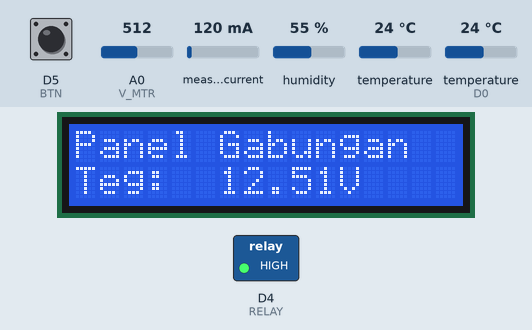
This sketch was run on a simulated ESP8266 (NodeMCU). Parts: 16×2 character LCD, switched loads named in the sketch (green lamp = pin HIGH). The inputs (shaded band) are chosen by the test bench; at power-on: D5 (BTN) HIGH, A0 (V_MTR) = 512, measured current 120 mA, humidity 55 %, temperature 24 °C, temperature (sensor on D0) 24 °C. WiFi joins after 1.5 s; servers stay silent unless stated; uploads are accepted with an empty reply; what the sketch prints to the serial monitor is not drawn.

Above: at 3.0 s.
3.1 s: D5 (BTN) pulled LOW for 1 s
At 4.0 s:
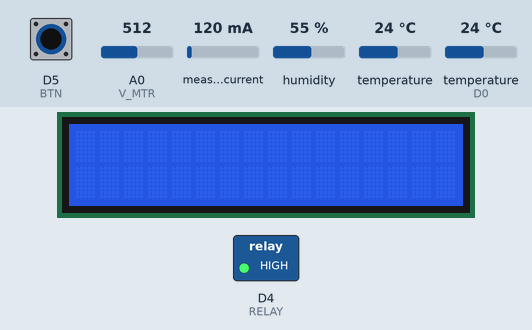
8.1 s: D5 (BTN) pulled LOW for 0.3 s
At 9.7 s:
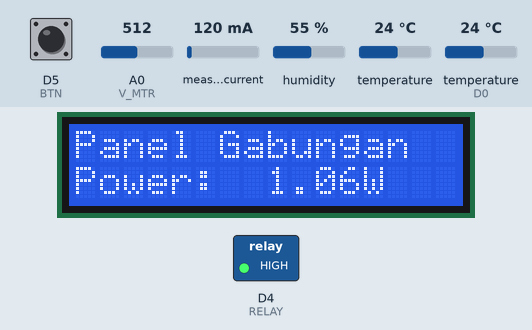
12.9 s: D5 (BTN) pulled LOW for 0.3 s
At 14.7 s:
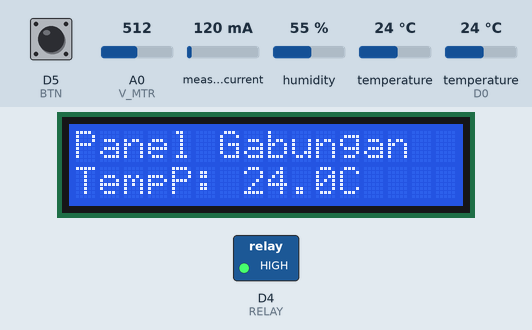
15.4 s: D5 (BTN) pulled LOW for 3.2 s
At 17.1 s:
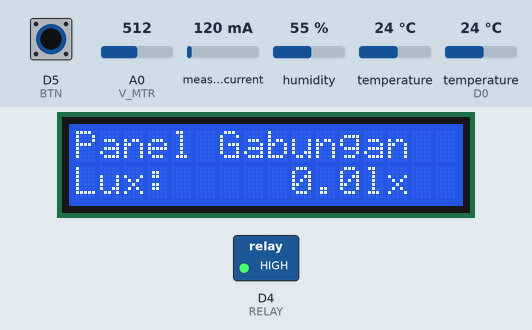
20.1 s: D5 (BTN) pulled LOW for 0.3 s
At 22.1 s:
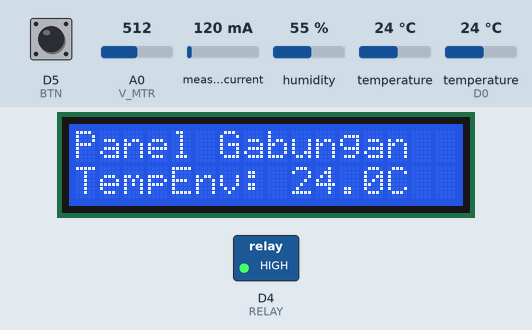
22.6 s: D5 (BTN) pulled LOW for 1 s
At 24.4 s:
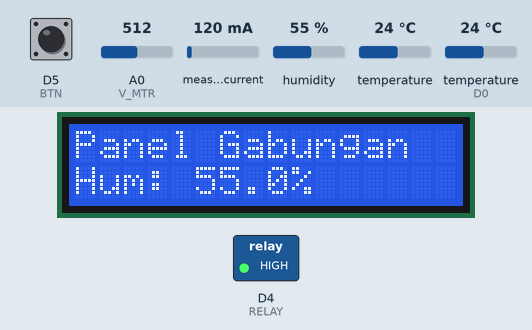
Timing chart, 0 to 25.9 s (numbered marks = the images above; inputs shaded):
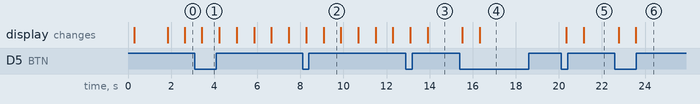

The sketch:

panel_esp8266.ino
```cpp
#include <stdio.h>
#include <stdlib.h>
#include <math.h>

#include <OneWire.h>
#include <DallasTemperature.h>
#include <LiquidCrystal_I2C.h>
#include <Adafruit_INA219.h>
#include <BH1750.h>
#include <DHT.h>

#include <ESP8266WiFi.h>
#include <ESP8266HTTPClient.h>
#include <WiFiClientSecureBearSSL.h>
#include <ArduinoJson.h>
#include <ESP8266WebServer.h>

#define V_MTR         A0
#define TEMP_PIN      D0
#define DHT_PIN       D3
#define RELAY         D4
#define BTN           D5

#define DHTTYPE       DHT22

#define UPPER_TEMP    46
#define LOWER_TEMP    41

#define R             10
#define Q             0.4

#define WIFI_SSID     "PanelBismillah"
#define WIFI_PASS     "bismillah"

const char* URL_VIRA =
"https://script.google.com/macros/s/AKfycbyVjr44kB2X8aRnKXSnZ-eKELAHoRh1UUMpRyH1OFGHpO_VkiGQ5jV94r5YLvUIysv_WQ/exec";

const char* URL_HARLIN =
"https://script.google.com/macros/s/AKfycbyYPdy1E8q-22umrS73s6uS5IKBeqwmqod1KXeX3SHQrDhxWv65l-f0rcpTj6oMrzkRKQ/exec";

unsigned long lastSend = 0;
#define SEND_INTERVAL 60000

IPAddress localIP(192, 168, 43, 50);
IPAddress gateway(192, 168, 43, 1);
IPAddress subnet(255, 255, 255, 0);

IPAddress dns1(8, 8, 8, 8);
IPAddress dns2(8, 8, 4, 4);

ESP8266WebServer server(80);

OneWire oneWire(TEMP_PIN);
DallasTemperature temp_sensor(&oneWire);
LiquidCrystal_I2C lcd(0x27, 16, 2);
DHT DHT22_sensor(DHT_PIN, DHTTYPE);
Adafruit_INA219 INA_1(0x40);

DeviceAddress dev_addr;

typedef struct Panel {
  float tegangan;
  float arus;
  float daya;
  float suhu_panel;
} panel;

panel panel_sendiri;

char buff[16];
char num[8];

uint8_t temp6[8] = {0x28, 0x6B, 0x79, 0xB9, 0x00, 0x00, 0x00, 0xB9};

float Xt_c1[3] = {0};
float Pt_c1[3] = {0};
float Kt_c1;

float lux = 0;
float env_temp, hum;

bool rly_state = 0;
bool btn[2] = {1, 0};
int8_t d_btn;

unsigned long t[2] = {0};

uint8_t state_panel = 0;

void connectWiFi() {
  if(!WiFi.config(localIP, gateway, subnet, dns1, dns2)) {
    Serial.println("Failed to configure static IP");
  }

  WiFi.mode(WIFI_STA);
  WiFi.begin(WIFI_SSID, WIFI_PASS);

  Serial.print("Connecting WiFi");
  lcd.setCursor(0, 0);
  lcd.print("Connecting WiFi");

  while (WiFi.status() != WL_CONNECTED) {
    delay(500);
    Serial.print(".");
  }

  Serial.println("\n✅ WiFi connected");
  lcd.setCursor(0, 0);
  lcd.print("Wifi Connected ");

  server.on("/data", handleData);
  server.begin();
  Serial.println("HTTP server started");

  lcd.setCursor(0, 0);
  lcd.print("HTTP server");
  lcd.setCursor(0, 1);
  lcd.print("started");
}

float read_voltage(float val) {
  return 1.71799432e-06 * (val * val * val) - 1.63616114e-04 * (val * val) +  2.50498137e-01 * val - 1.18494463e-01;
}

float read_temp(DeviceAddress deviceaddress) {
  float tempC = temp_sensor.getTempC(deviceaddress);
  return tempC;
}

void kalman(float input, float *Xt, float *Pt, float &Kt, float dt) {
  Xt[2] = Xt[0];
  Pt[2] = Pt[0] + Q * dt;
  Kt = Pt[2] / (Pt[2] + R);

  Xt[1] = Xt[2] + (Kt * (input - Xt[2]));
  Pt[1] = (1 - Kt) * Pt[2];

  Xt[0] = Xt[1];
  Pt[0] = Pt[1];
}

void render_voltage(float val) {
  lcd.setCursor(0, 1);
  dtostrf(val, 6, 2, num);
  sprintf(buff, "Teg: %sV", num);
  lcd.print(buff);
}

void render_current(float val) {
  lcd.setCursor(0, 1);
  dtostrf(val, 7, 1, num);
  sprintf(buff, "Arus: %smA", num);
  lcd.print(buff);
}

void render_power(float val) {
  lcd.setCursor(0, 1);
  dtostrf(val, 5, 2, num);
  sprintf(buff, "Power: %sW", num);
  lcd.print(buff);
}

void render_temp(float val) {
  lcd.setCursor(0, 1);
  dtostrf(val, 4, 1, num);
  sprintf(buff, "TempP: %sC", num);
  lcd.print(buff);
}

void render_lux(float val) {
  lcd.setCursor(0, 1);
  dtostrf(val, 7, 1, num);
  sprintf(buff, "Lux: %slx", num);
  lcd.print(buff);
}

void render_temp_env(float val) {
  lcd.setCursor(0, 1);
  dtostrf(val, 4, 1, num);
  sprintf(buff, "TempEnv: %sC", num);
  lcd.print(buff);
}

void render_hum(float val) {
  lcd.setCursor(0, 1);
  dtostrf(val, 4, 1, num);
  sprintf(buff, "Hum: %s%%", num);
  lcd.print(buff);
}

void render_wifi() {
  lcd.setCursor(0, 1);
  if(WiFi.status() == WL_CONNECTED) {
    long rssi = WiFi.RSSI();
    sprintf(buff, "%5d dBm", (int)rssi);
    lcd.print(buff);
  } else {
    lcd.print("WiFi lost");
  }
}

void menu() {
  switch(state_panel) {
    case 0:
      lcd.setCursor(0, 0);
      lcd.print("Panel Gabungan");
      render_voltage(panel_sendiri.tegangan);
      if(d_btn < 0) {
        state_panel++;
        lcd.clear();
      }
      break;
    case 1:
      lcd.setCursor(0, 0);
      lcd.print("Panel Gabungan");
      render_current(panel_sendiri.arus);
      if(d_btn < 0) {
        state_panel++;
        lcd.clear();
      }
      break;
    case 2:
      lcd.setCursor(0, 0);
      lcd.print("Panel Gabungan");
      render_power(panel_sendiri.daya);
      if(d_btn < 0) {
        state_panel++;
        lcd.clear();
      }
      break;
    case 3:
      lcd.setCursor(0, 0);
      lcd.print("Panel Gabungan");
      render_temp(panel_sendiri.suhu_panel);
      if(d_btn < 0) {
        state_panel++;
        lcd.clear();
      }
      break;
    case 4:
      lcd.setCursor(0, 0);
      lcd.print("Panel Gabungan");
      render_lux(lux);
      if(d_btn < 0) {
        state_panel++;
        lcd.clear();
      }
      break;
    case 5:
      lcd.setCursor(0, 0);
      lcd.print("Panel Gabungan");
      render_temp_env(env_temp);
      if(d_btn < 0) {
        state_panel++;
        lcd.clear();
      }
      break;
    case 6:
      lcd.setCursor(0, 0);
      lcd.print("Panel Gabungan");
      render_hum(hum);
      if(d_btn < 0) {
        state_panel++;
        lcd.clear();
      }
      break;
    case 7:
      lcd.setCursor(0, 0);
      lcd.print("WiFi Strength");
      render_wifi();
      if(d_btn < 0) {
        state_panel = 0;
        lcd.clear();
      }
      break;
  }
}

void sendToSheet(const char* url, const char* sheetName) {
  if (WiFi.status() != WL_CONNECTED) return;

  std::unique_ptr<BearSSL::WiFiClientSecure> client(new BearSSL::WiFiClientSecure);
  client->setInsecure();

  HTTPClient http;
  http.setTimeout(10000);
  http.begin(*client, url);
  http.addHeader("Content-Type", "application/json");

  StaticJsonDocument<512> doc;

  doc["sheet"]        = sheetName;
  doc["radiasi"]      = lux;
  doc["suhu"]         = env_temp;
  doc["kelembaban"]   = hum;
  doc["status"]       = rly_state ? "Aktif" : "Non-Aktif";

  doc["rf_suhu"]      = panel_sendiri.suhu_panel;
  doc["rf_arus"]      = panel_sendiri.arus / 1000.0;
  doc["rf_tegangan"]  = panel_sendiri.tegangan;
  doc["rf_pout"]      = panel_sendiri.daya;

  String payload;
  serializeJson(doc, payload);

  int code = http.POST(payload);

  Serial.println("📤 " + String(sheetName));
  Serial.println(payload);
  Serial.print("HTTP: ");
  Serial.println(code);

  http.end();
}

void handleData() {
  if(server.hasArg("value")) {
    String value = server.arg("value");
    lux = value.toFloat();
    Serial.println("Received from ESP32: " + value);
    server.send(200, "text/plain", "OK");
  } else {
    server.send(400, "text/plain", "No value");
  }
}

void setup() {
  pinMode(V_MTR, INPUT);
  pinMode(BTN, INPUT_PULLUP);
  pinMode(RELAY, OUTPUT);

  digitalWrite(RELAY, HIGH);

  INA_1.begin();
  temp_sensor.begin();
  DHT22_sensor.begin();

  lcd.init();
  lcd.backlight();

  Serial.begin(115200);
  delay(200);

  connectWiFi();
  lcd.clear();
}

void loop() {
  server.handleClient();

  t[1] = millis();
  float dt = ((float)t[1] - (float)t[0]) / 1000.0;

  temp_sensor.requestTemperatures();

  kalman(INA_1.getCurrent_mA(), Xt_c1, Pt_c1, Kt_c1, dt);

  panel_sendiri.tegangan    = read_voltage(analogRead(V_MTR) / 10.0);
  panel_sendiri.arus        = max(Xt_c1[1], 0.0f);
  panel_sendiri.daya        = panel_sendiri.tegangan * (panel_sendiri.arus / 1000.0);
  panel_sendiri.suhu_panel  = read_temp(temp6);

  env_temp = DHT22_sensor.readTemperature();
  hum = DHT22_sensor.readHumidity();

  if(panel_sendiri.suhu_panel >= UPPER_TEMP) {
    rly_state = 1;
  } else if(panel_sendiri.suhu_panel < LOWER_TEMP) {
    rly_state = 0;
  }

  digitalWrite(RELAY, !rly_state);

  btn[1] = digitalRead(BTN);
  d_btn = btn[1] - btn[0];
  btn[0] = btn[1];

  menu();

  if (millis() - lastSend >= SEND_INTERVAL) {
    lastSend = millis();

    lcd.clear();
    lcd.setCursor(0, 0);
    lcd.print("Send to");

    lcd.setCursor(0, 1);
    lcd.print("VIRA_8266");
    sendToSheet(URL_VIRA,   "VIRA_8266");

    lcd.setCursor(0, 1);
    lcd.print("HARLIN_8266");
    sendToSheet(URL_HARLIN, "HARLIN_8266");

    lcd.clear();
  }

  delay(10);
  t[0] = t[1];
}
```

Measured:
- after the input at 3.1 s, the display: changes after 0.33 s (image 1)
- after the input at 8.1 s, the display: first changes after 0.17 s (image 2 shows a later state)
- after the input at 12.9 s, the display: first changes after 0.20 s (image 3 shows a later state)
- after the input at 15.4 s, the display: first changes after 0.12 s (image 4 shows a later state)
- after the input at 20.1 s, the display: first changes after 0.25 s (image 5 shows a later state)
- what the display in image 2 shows lasts 0.8 s, from 9.1 s to 9.9 s
